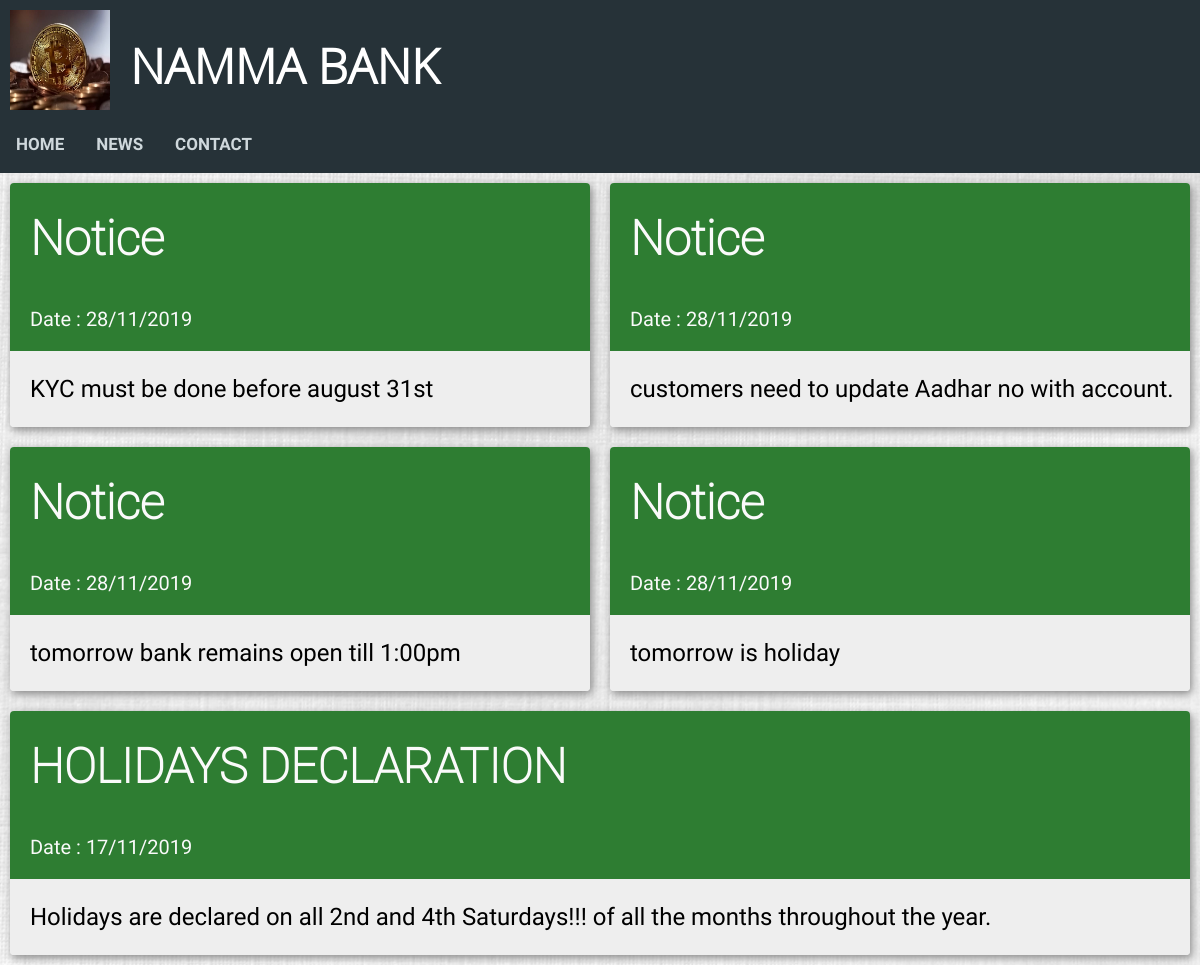
Page /news.php on the committed database.
### tables this page shows
CREATE TABLE `news` (
  `id` int(10) UNSIGNED NOT NULL,
  `title` varchar(40) DEFAULT NULL,
  `created` datetime DEFAULT NULL
);

CREATE TABLE `news_body` (
  `id` int(10) UNSIGNED NOT NULL,
  `body` text DEFAULT NULL
);

### news.php (the view, shortened to what this page needs)
<?php
    include "header.php";
    include "navbar.php";
    include "connect.php";
?>
<!DOCTYPE html>
<html>
<head>
    <link rel="stylesheet" href="news_style.css">
</head>
<body>
   <div class="flex-container">
        <?php
            $sql0 = "SELECT id, title, created FROM news ORDER BY created DESC";
      $result = $conn->query($sql0);
            if ($result->num_rows > 0) {
while($row = $result->fetch_assoc()) {
                $id = $row["id"];
                $sql1 = "SELECT body FROM news_body WHERE id=$id";
  $result1 = $conn->query($sql1); ?>
                <div class="flex-item">
                    <div class="flex-container-title">
     <h1 id="title"><?php echo $row["title"] . "<br>"; ?></h1>
                    </div>
                    <div class="flex-container-title">
                  <p id="date"><?php echo "Date : " .
                            date("d/m/Y", strtotime($row["created"])); ?></p>
     </div>
                    <div class="flex-container-body">
                        <p id="news_body">
<?php while($row1 = $result1->fetch_assoc()) {
                            echo $row1["body"]; } ?></p>
                    </div>
                </div>
           <?php }
            } else {
                echo "No news available ! Please post some.";
            }
   ?>
    </div>
</body>
</html>

### header_style.css (style rules this page uses)
body { margin: 0; padding: 0; background-color: #FAFAFA; }
h1 { font-family: OpenSans-Light; color: white; font-size: 3rem; line-height: 3rem; margin-top: calc((1.5rem - 2rem) + 2.5rem); margin-bottom: 1.5rem; }

### news_style.css (style rules this page uses)
body, html { height: 100%; background: url("images/news.jpg") no-repeat center center fixed; background-size: cover; }
.flex-container { display: -webkit-flex; display: flex; width: auto; height: auto; -webkit-flex-wrap: wrap; flex-wrap: wrap; }
.flex-item { -webkit-flex-direction: column; flex-direction: column; flex: 1 1 550px; background-color: #EEEEEE; width: auto; height: auto; max-height: 65vh; margin: 10px; overflow-y: auto; box-shadow: 2px 3px 8px #888888; border-radius: 4px; }
.flex-container-title { display: -webkit-flex; display: flex; width: auto; height: auto; background-color: #2E7D32; }
.flex-container-body { display: -webkit-flex; display: flex; background-color: #EEEEEE; }
h1[id="title"] { margin-left: 20px; font-family: Roboto-Thin; color: #FAFAFA; }
p[id="date"] { font-size: 20px; color: #FAFAFA; margin-left: 20px; font-family: Roboto-Regular; }
p[id="news_body"] { font-size: 24px; margin-left: 20px; font-family: Roboto-Regular; }

### rows in the picture
news: title "Notice", created "28/11/2019"
news_body: body "KYC must be done before august 31st"
news: title "Notice", created "28/11/2019"
news_body: body "customers need to update Aadhar no with account."
news: title "Notice", created "28/11/2019"
news_body: body "tomorrow bank remains open till 1:00pm"
news: title "Notice", created "28/11/2019"
news_body: body "tomorrow is holiday"
news: title "HOLIDAYS DECLARATION", created "17/11/2019"
news_body: body "Holidays are declared on all 2nd and 4th Saturdays!!! of all the months throughout the year."
